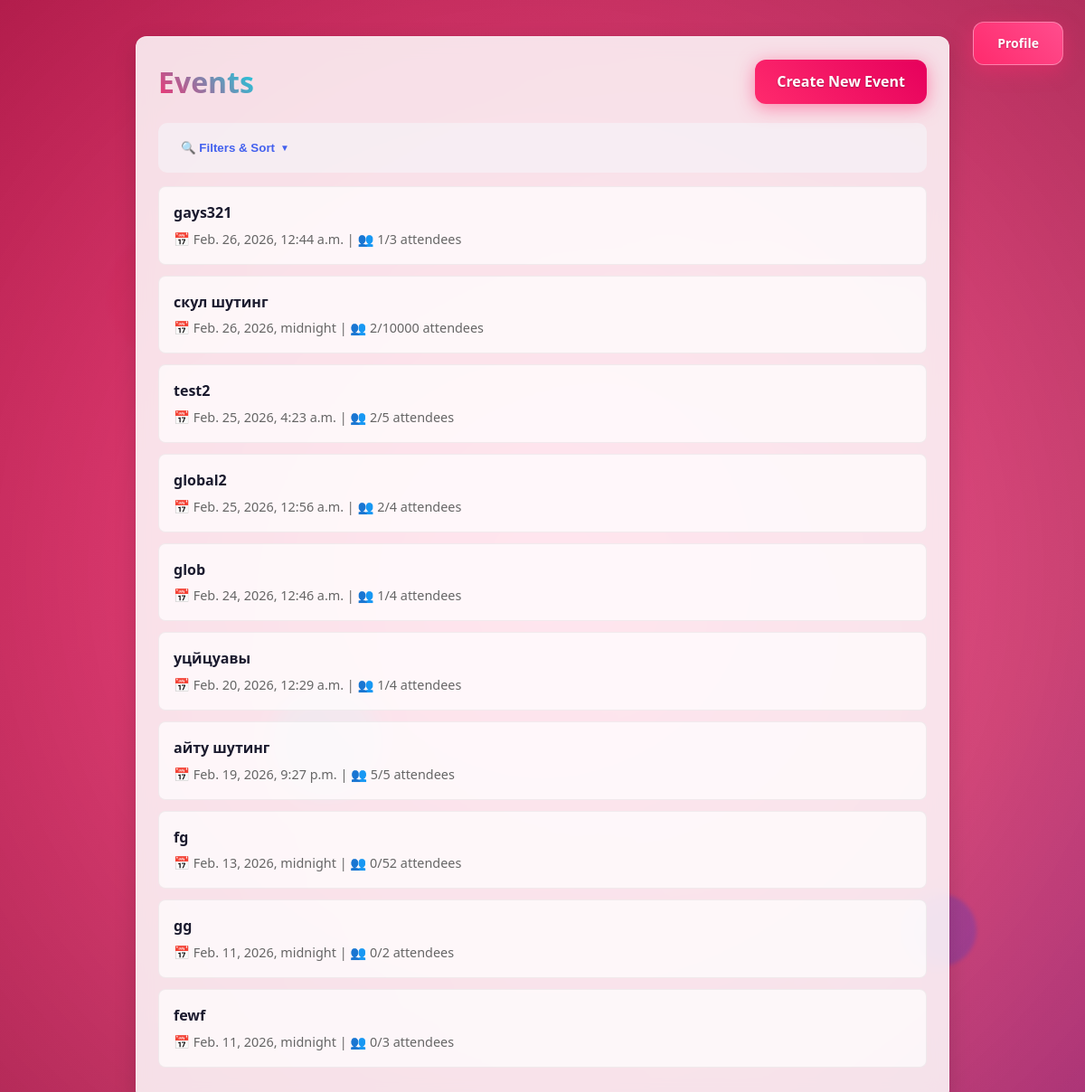
The app's page / (signed in), older data.
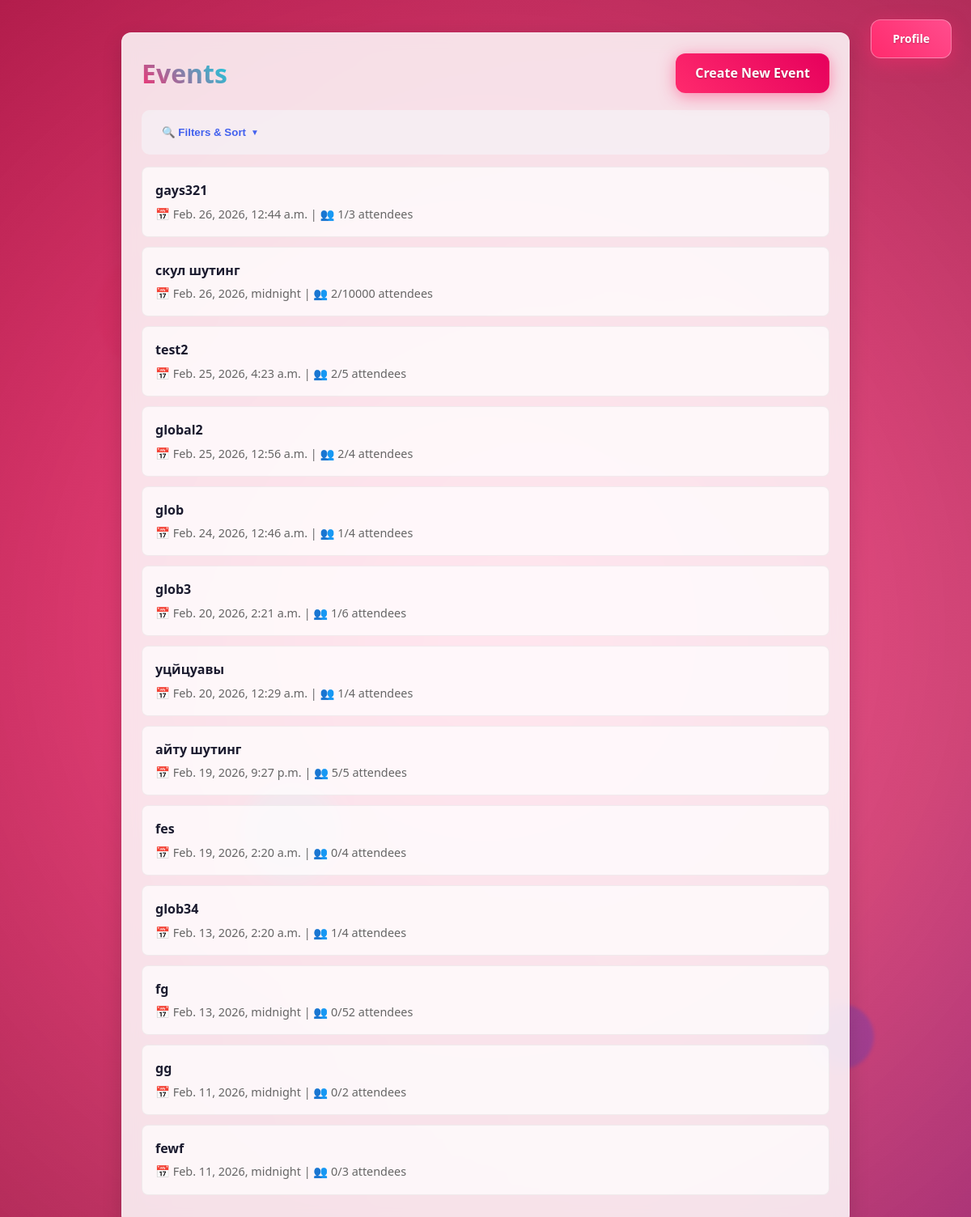
The same page, newer data.
### events/models.py (models this page shows, shortened)
class Event(models.Model):
    owner = models.ForeignKey(
        User,
        on_delete=models.CASCADE,
        related_name='events'
    )
    invited_users = models.ManyToManyField(
        User,
        blank=True,
        related_name="invited_events"
    )
    name = models.CharField(max_length=200)
    date = models.DateTimeField()
    description = models.TextField(
        blank=True,
        help_text="Optional event description",
        default=""
    )
    capacity = models.PositiveIntegerField()
    location_name = models.CharField(max_length=200, blank=True)
    location_address = models.CharField(max_length=300, blank=True)
    latitude = models.DecimalField(max_digits=13, decimal_places=10, null=True, blank=True)
    longitude = models.DecimalField(max_digits=13, decimal_places=10, null=True, blank=True)
    description = models.TextField(blank=True)
    is_global = models.BooleanField(default=False)
    invite_only = models.BooleanField(default=False)
    qr_token = models.UUIDField(default=uuid.uuid4, unique=True, editable=False)

### events/views.py (the view, shortened to what this page needs)
# urls.py: path('', views.event_list, name='event_list'),
@login_required
def event_list(request):
    queryset = Event.objects.filter(
        Q(owner=request.user)
        | Q(invited_users=request.user)
        | Q(is_global=True, invite_only=False)
    ).filter(
        owner__isnull=False
    ).distinct()
    date_from = request.GET.get('date_from')
    date_to = request.GET.get('date_to')
    if date_from:
        queryset = queryset.filter(date__gte=date_from)
    availability = request.GET.get('availability', 'all')
    sort_by = request.GET.get('sort_by', 'date')
    if sort_by == 'date':
        queryset = queryset.order_by('-date')
    elif sort_by == 'date_asc':
        queryset = queryset.order_by('date')
    elif sort_by == 'name_asc':
        queryset = queryset.order_by('name')
    elif sort_by == 'name_desc':
        queryset = queryset.order_by('-name')
    context = {
        'events': queryset,
        'date_from': date_from,
        'date_to': date_to,
        'availability': availability,
        'sort_by': sort_by,
    }
    return render(request, 'events/event_list.html', context)

### templates/events/event_list.html (shortened to what this page needs)
<!DOCTYPE html>
<html lang="en">
<head>
  {% load static %}
  <link rel="stylesheet" href="{% static 'css/styles.css' %}">
</head>
<body>
  <div class="particle"></div>
  <div class="particle"></div>
  <div class="particle"></div>
  <div class="profile-button-wrapper">
    {% if user.is_authenticated %}
      <a href="{% url 'profile' %}" class="profile-btn">Profile</a>
    {% else %}
      <a href="{% url 'login' %}" class="profile-btn">Log in</a>
    {% endif %}
  </div>
  <div class="container">
    <div class="content-card fade-in-up">
      <div style="display: flex; justify-content: space-between; align-items: center; margin-bottom: 20px;">
        <h1 class="gradient-text">Events</h1>
        <a href="{% url 'create_event' %}" class="btn btn-primary btn-create">Create New Event</a>
      </div>
      <div class="filters-container">
        <div class="filters-header">
          <button id="toggleFiltersBtn" class="filter-toggle-btn">
            🔍 Filters & Sort
          </button>
        </div>
      </div>
      {% if events %}
        <ul class="event-list">
          {% for event in events %}
            <li class="event-item fade-in-up">
              <a href="{% url 'event_detail' event.id %}">
                <strong>{{ event.name }}</strong>
                <div class="event-meta">
                  📅 {{ event.date }} | 👥 {{ event.attendees.count }}/{{ event.capacity }} attendees
                </div>
              </a>
            </li>
          {% endfor %}
        </ul>
      {% else %}
        <div class="text-center" style="padding: 40px; color: #666; background: rgba(255, 255, 255, 0.7); border-radius: var(--border-radius);">
          <h3>No events available yet</h3>
          <p style="margin-top: 10px;">Create your first event to get started!</p>
        </div>
      {% endif %}
    </div>
  </div>
</body>
</html>

Row changes from the older to the newer data that the page shows:
added Event: name "glob3", date "Feb. 20, 2026, 2:21 a.m.", attendees.count "1", capacity "6"
added Event: name "fes", date "Feb. 19, 2026, 2:20 a.m.", attendees.count "0", capacity "4"
added Event: name "glob34", date "Feb. 13, 2026, 2:20 a.m.", attendees.count "1", capacity "4"
